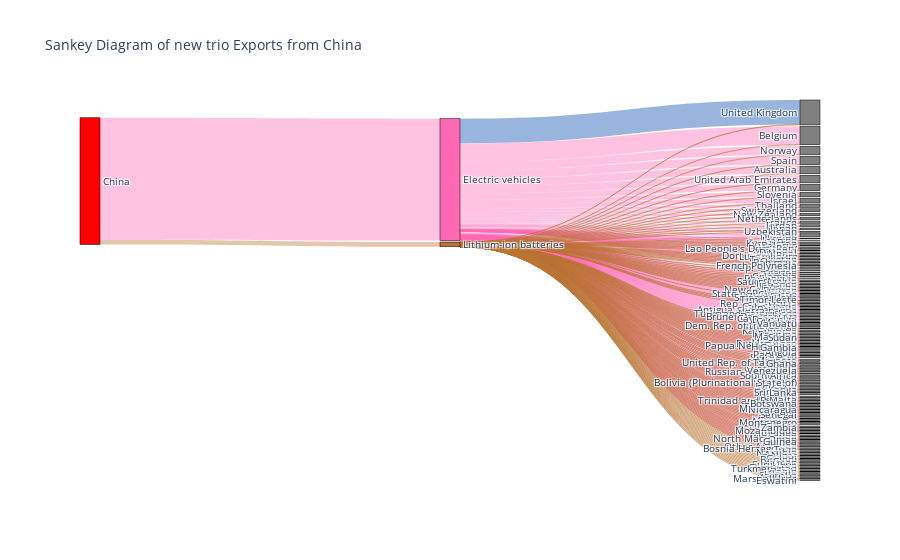

Notebook code for this chart:
### Code cell
export_sankey_diagram(n3s,all_data_code,country_code,product_code,new_trio,target_country_name)

### Figure 1 — Plotly figure (JSON) as saved in the notebook; plotly's stock layout.template omitted (floating-point values rounded to 4 significant figures; data arrays with more than 128 entries replaced by an {"elided": "..."} marker saying what was removed)
{"data": [{"link": {"color": {"elided": "316 str values"}, "source": {"elided": "315 int values"}, "target": {"elided": "315 int values"}, "value": {"elided": "315 float values"}}, "node": {"color": {"elided": "179 str values"}, "label": {"elided": "179 str values"}, "line": {"color": "black", "width": 0.5}, "pad": 15, "thickness": 20}, "type": "sankey", "valueformat": ".0f", "valuesuffix": " million USD"}], "layout": {"font": {"size": 10}, "title": {"text": "Sankey Diagram of new trio Exports from China"}}}
